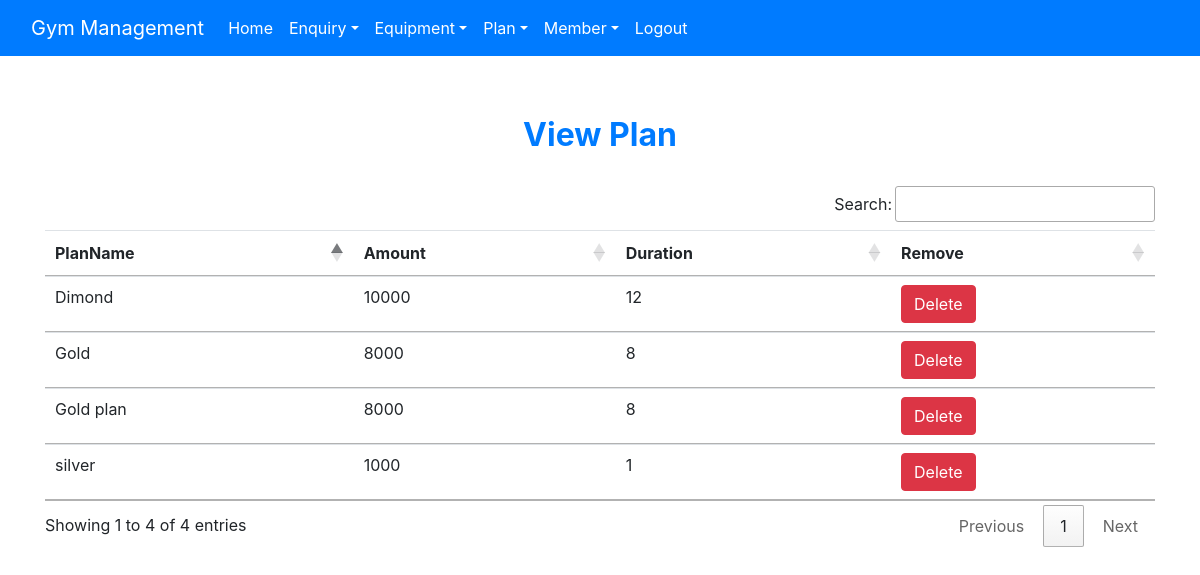
The app's page /view_plan (signed in) with its own data.
### gym/models.py (models this page shows, shortened)
class Plan(models.Model):
    name = models.CharField(max_length=60)
    amount = models.CharField(max_length=11)
    duration = models.CharField(max_length=10)

### gym/views.py (the view)
# urls.py: path('view_plan', View_Plan, name='view_plan'),
def View_Plan(request):
    if not request.user.is_staff:
        return redirect('login')
    plan = Plan.objects.all()
    d = {'plan': plan}
    return render(request, 'view_plan.html', d)

### gym/templates/view_plan.html
{% extends 'navigationbar.html' %}
{% block body %}
<div class="container" style="margin-top:60px" xmlns="http://www.w3.org/1999/html">
<h2 class="text-center text-primary font-weight-bold">View Plan</h2>
    <br>
    <table id="example" class="table table-hover">
        <thead>
        <tr>
            <th>PlanName</th>
            <th>Amount</th>
            <th>Duration</th>
            <th>Remove</th>
        </tr>
        </thead>
        <tbody>
        {% for i in plan %}
        <tr>
            <td>{{i.name}}</td>
            <td>{{i.amount}}</td>
            <td>{{i.duration}}</td>
            <td><a class="btn btn-danger" href="{% url 'delete_plan' i.id %}" onclick="return confirm('Are you sure?')">Delete</a></td>
        </tr>
        {% endfor %}
        </tbody>
    </table>
</div>
{% endblock %}

### gym/templates/navigationbar.html (shortened to what this page needs)
<!doctype html>
<html lang="en">
  <head>
      {% load static %}
    <link href="https://cdn.jsdelivr.net/npm/bootstrap@5.2.1/dist/css/bootstrap.min.css" rel="stylesheet">
  <link rel="stylesheet" href="https://cdn.jsdelivr.net/npm/bootstrap@4.6.1/dist/css/bootstrap.min.css">
  <link rel="stylesheet" href="{% static 'css/mystyle.css' %}">
  <link rel="stylesheet" href="https://cdn.datatables.net/1.12.1/css/jquery.dataTables.min.css">
  <link rel="stylesheet" href="https://cdn.datatables.net/buttons/2.2.3/css/buttons.dataTables.min.css">
  </head>
  <body>
  </body>
</html>
<nav class="navbar navbar-expand-lg bg-primary navbar-dark">
  <nav class="container-fluid">
    <a class="navbar-brand" href="#">Gym Management</a>
   <div class="collapse navbar-collapse" id="abc">
    <ul  class="navbar-nav">
      {% if request.user.is_staff %}
      <li class="nav-item active"><a class="nav-link" href="{% url 'home' %}">Home</a></li>
      <li class="nav-item active dropdown">
        <a class="nav-link dropdown-toggle" data-toggle="dropdown" href="#">Enquiry</a>
      </li>
            <li class="nav-item active dropdown">
        <a class="nav-link dropdown-toggle" data-toggle="dropdown" href="#">Equipment</a>
      </li>
      <li class="nav-item active dropdown">
        <a class="nav-link dropdown-toggle" data-toggle="dropdown" href="#">Plan</a>
      </li>
      <li class="nav-item active dropdown">
        <a class="nav-link dropdown-toggle" data-toggle="dropdown" href="#">Member</a>
      </li>
      <li class="nav-item active"><a class="nav-link" href="{% url 'logout' %}">Logout</a></li>
      {% endif %}
    </ul>
  </div>
  </nav>
</nav>
{% block body %}
{% endblock %}

### gym/static/css/mystyle.css (style rules this page uses)
.nav-link { color:white !important; }

### records on screen
Plan: name "Gold plan", amount "8000", duration "8"
Plan: name "silver", amount "1000", duration "1"
Plan: name "Dimond", amount "10000", duration "12"
Plan: name "Gold", amount "8000", duration "8"
